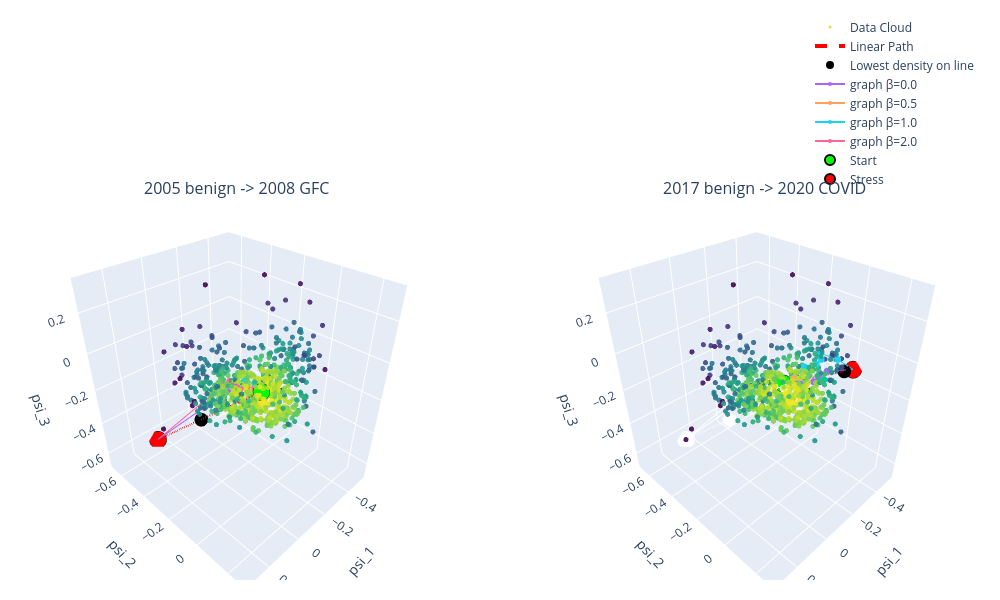

Write notebook code for a chart like this one.
### Markdown cell above
### Reading the result

The dissertation claim is operationalised by two columns: **min_density** (higher is better, the path
stays in historically populated regions) and **max_NNdist_to_cloud** (lower is better, the path stays
near observed data). The linear path should show the lowest min-density and the largest
NN-distance (it cuts through the void); the graph paths, even at beta=0, cannot leave the data
because there are no edges across empty regions, and beta>0 pushes them further into dense regions.


The density function looked wrong in the above plot, the black point in the GFC plot looked to be in a high density region. Plotting all 3 dimensions below reveals that it is actually in a low density area and I now believe that the function is working properly.

<span style="color:red">It is interesting to see that for 2017->2020 COVID, the $\beta=1.5$ path increased the minimum density very slightly but the mean density decreased quite a bit compared to the ordinary graph path. This gives a nice insight into the cost minimisation's priorities. This could be used to explain stuff in the siddertation.

### Code cell
betas = [0.0, 0.5, 1.0, 2.0]

num_pairs = len(pairs)
fig = make_subplots(rows=1, cols=num_pairs, subplot_titles=list(pairs.keys()),
                    specs=[[{'type': 'scene'} for _ in range(num_pairs)]])

for col_idx, (name, (s, e)) in enumerate(pairs.items(), start=1):
    fig.add_trace(go.Scatter3d(x=Psi[:, 0], y=Psi[:, 1], z=Psi[:, 2], mode='markers', 
                               marker=dict(size=3, color=-V, colorscale='Viridis', 
                                           opacity=0.9, showscale=False), name='Data Cloud',
                                             legendgroup=name, showlegend=(col_idx == 1)), row=1, col=col_idx)
    
    lin = np.linspace(Psi[s], Psi[e], 40)
    rho_min, rho_mean, idx_min, nn_dist = lin_interior_min_mean(s, e, h_dens, scale)
    
    fig.add_trace(go.Scatter3d(x=lin[:, 0], y=lin[:, 1], z=lin[:, 2],
                               mode='lines', line=dict(color='red', width=4, dash='dash'),
                               name='Linear Path', legendgroup=name, showlegend=(col_idx == 1)),
                               row=1, col=col_idx)
    
    fig.add_trace(go.Scatter3d(x=[lin[idx_min+1, 0]], y=[lin[idx_min+1, 1]], z=[lin[idx_min+1, 2]], mode='markers', 
                               marker=dict(size=8, color='black'), name='Lowest density on line', legendgroup=name, 
                               showlegend=(col_idx == 1)), row=1, col=col_idx)
    
    for beta in betas:
        p = graph_path(A_dist_sym, beta, V, s, e); P = Psi[p]
        
        fig.add_trace(go.Scatter3d(x=P[:, 0], y=P[:, 1], z=P[:, 2], mode='lines+markers', marker=dict(size=4),
                                   name=f"graph β={beta}", legendgroup=name, showlegend=(col_idx == 1)), row=1, col=col_idx)
        
    fig.add_trace(go.Scatter3d(x=[Psi[s, 0]], y=[Psi[s, 1]], z=[Psi[s, 2]], mode='markers', 
                               marker=dict(size=10, color='lime', line=dict(color='black', width=2)),
                               name='Start', legendgroup=name, showlegend=(col_idx == 1)), row=1, col=col_idx)
    
    fig.add_trace(
        go.Scatter3d(x=[Psi[e, 0]], y=[Psi[e, 1]], z=[Psi[e, 2]], mode='markers',
                     marker=dict(size=10, color='red', line=dict(color='black', width=2)),
                     name='Stress', legendgroup=name, showlegend=(col_idx == 1)), row=1, col=col_idx)

    fig.update_scenes(xaxis_title=r'psi_1', yaxis_title='psi_2', zaxis_title=r'psi_3', row=1, col=col_idx)

fig.update_layout(height=600, width=500 * num_pairs, margin=dict(l=20, r=20, t=40, b=20), 
                  legend=dict(orientation="h", yanchor="bottom", y=1.02, xanchor="right", x=1))

fig.show()

### Figure 1 — Plotly figure (JSON) as saved in the notebook; plotly's stock layout.template omitted (floating-point values rounded to 4 significant figures; data arrays with more than 128 entries replaced by an {"elided": "..."} marker saying what was removed)
{"data": [{"legendgroup": "2005 benign -> 2008 GFC", "marker": {"color": {"elided": "743 float values"}, "colorscale": [[0, "#440154"], [0.1111, "#482878"], [0.2222, "#3e4989"], [0.3333, "#31688e"], [0.4444, "#26828e"], [0.5556, "#1f9e89"], [0.6667, "#35b779"], [0.7778, "#6ece58"], [0.8889, "#b5de2b"], [1, "#fde725"]], "opacity": 0.9, "showscale": false, "size": 3}, "mode": "markers", "name": "Data Cloud", "scene": "scene", "showlegend": true, "type": "scatter3d", "x": {"elided": "743 float values"}, "y": {"elided": "743 float values"}, "z": {"elided": "743 float values"}}, {"legendgroup": "2005 benign -> 2008 GFC", "line": {"color": "red", "dash": "dash", "width": 4}, "mode": "lines", "name": "Linear Path", "scene": "scene", "showlegend": true, "type": "scatter3d", "x": [0.03331, 0.03387, 0.03444, 0.035, 0.03557, 0.03613, 0.03669, 0.03726, 0.03782, 0.03839, 0.03895, 0.03952, 0.04008, 0.04065, 0.04121, 0.04177, 0.04234, 0.0429, 0.04347, 0.04403, 0.0446, 0.04516, 0.04573, 0.04629, 0.04686, 0.04742, 0.04798, 0.04855, 0.04911, 0.04968, 0.05024, 0.05081, 0.05137, 0.05194, 0.0525, 0.05307, 0.05363, 0.05419, 0.05476, 0.05532], "y": [0.07369, 0.05476, 0.03582, 0.01689, -0.002047, -0.02098, -0.03992, -0.05885, -0.07779, -0.09672, -0.1157, -0.1346, -0.1535, -0.1725, -0.1914, -0.2103, -0.2293, -0.2482, -0.2671, -0.2861, -0.305, -0.3239, -0.3429, -0.3618, -0.3808, -0.3997, -0.4186, -0.4376, -0.4565, -0.4754, -0.4944, -0.5133, -0.5322, -0.5512, -0.5701, -0.589, -0.608, -0.6269, -0.6458, -0.6648], "z": [0.02339, 0.005669, -0.01205, -0.02977, -0.04748, -0.0652, -0.08292, -0.1006, -0.1184, -0.1361, -0.1538, -0.1715, -0.1892, -0.2069, -0.2247, -0.2424, -0.2601, -0.2778, -0.2955, -0.3132, -0.331, -0.3487, -0.3664, -0.3841, -0.4018, -0.4195, -0.4373, -0.455, -0.4727, -0.4904, -0.5081, -0.5259, -0.5436, -0.5613, -0.579, -0.5967, -0.6144, -0.6322, -0.6499, -0.6676]}, {"legendgroup": "2005 benign -> 2008 GFC", "marker": {"color": "black", "size": 8}, "mode": "markers", "name": "Lowest density on line", "scene": "scene", "showlegend": true, "type": "scatter3d", "x": [0.04403], "y": [-0.2861], "z": [-0.3132]}, {"legendgroup": "2005 benign -> 2008 GFC", "marker": {"size": 4}, "mode": "lines+markers", "name": "graph β=0.0", "scene": "scene", "showlegend": true, "type": "scatter3d", "x": [0.03331, 0.02209, 0.0462, 0.08276, 0.08813, 0.09391, 0.09871, 0.05532], "y": [0.07369, 0.02893, -0.003844, -0.03374, -0.04344, -0.08286, -0.1634, -0.6648], "z": [0.02339, 0.0363, 0.04291, 0.01966, -0.005121, -0.06437, -0.1288, -0.6676]}, {"legendgroup": "2005 benign -> 2008 GFC", "marker": {"size": 4}, "mode": "lines+markers", "name": "graph β=0.5", "scene": "scene", "showlegend": true, "type": "scatter3d", "x": [0.03331, 0.02209, 0.0462, 0.05204, 0.03027, -0.01491, -0.03968, 0.05532], "y": [0.07369, 0.02893, -0.003844, -0.02145, -0.0674, -0.1516, -0.2161, -0.6648], "z": [0.02339, 0.0363, 0.04291, 0.001426, -0.01474, -0.05841, -0.121, -0.6676]}, {"legendgroup": "2005 benign -> 2008 GFC", "marker": {"size": 4}, "mode": "lines+markers", "name": "graph β=1.0", "scene": "scene", "showlegend": true, "type": "scatter3d", "x": [0.03331, 0.02209, 0.0462, 0.05204, 0.03027, -0.01491, -0.03968, 0.05532], "y": [0.07369, 0.02893, -0.003844, -0.02145, -0.0674, -0.1516, -0.2161, -0.6648], "z": [0.02339, 0.0363, 0.04291, 0.001426, -0.01474, -0.05841, -0.121, -0.6676]}, {"legendgroup": "2005 benign -> 2008 GFC", "marker": {"size": 4}, "mode": "lines+markers", "name": "graph β=2.0", "scene": "scene", "showlegend": true, "type": "scatter3d", "x": [0.03331, 0.03303, 0.05272, 0.05204, 0.03027, -0.01491, -0.03968, 0.05532], "y": [0.07369, 0.041, 0.01513, -0.02145, -0.0674, -0.1516, -0.2161, -0.6648], "z": [0.02339, 0.0238, 0.02773, 0.001426, -0.01474, -0.05841, -0.121, -0.6676]}, {"legendgroup": "2005 benign -> 2008 GFC", "marker": {"color": "lime", "line": {"color": "black", "width": 2}, "size": 10}, "mode": "markers", "name": "Start", "scene": "scene", "showlegend": true, "type": "scatter3d", "x": [0.03331], "y": [0.07369], "z": [0.02339]}, {"legendgroup": "2005 benign -> 2008 GFC", "marker": {"color": "red", "line": {"color": "black", "width": 2}, "size": 10}, "mode": "markers", "name": "Stress", "scene": "scene", "showlegend": true, "type": "scatter3d", "x": [0.05532], "y": [-0.6648], "z": [-0.6676]}, {"legendgroup": "2017 benign -> 2020 COVID", "marker": {"color": {"elided": "743 float values"}, "colorscale": [[0, "#440154"], [0.1111, "#482878"], [0.2222, "#3e4989"], [0.3333, "#31688e"], [0.4444, "#26828e"], [0.5556, "#1f9e89"], [0.6667, "#35b779"], [0.7778, "#6ece58"], [0.8889, "#b5de2b"], [1, "#fde725"]], "opacity": 0.9, "showscale": false, "size": 3}, "mode": "markers", "name": "Data Cloud", "scene": "scene2", "showlegend": false, "type": "scatter3d", "x": {"elided": "743 float values"}, "y": {"elided": "743 float values"}, "z": {"elided": "743 float values"}}, {"legendgroup": "2017 benign -> 2020 COVID", "line": {"color": "red", "dash": "dash", "width": 4}, "mode": "lines", "name": "Linear Path", "scene": "scene2", "showlegend": false, "type": "scatter3d", "x": [0.02209, 0.008298, -0.005494, -0.01929, -0.03308, -0.04687, -0.06066, -0.07446, -0.08825, -0.102, -0.1158, -0.1296, -0.1434, -0.1572, -0.171, -0.1848, -0.1986, -0.2124, -0.2262, -0.24, -0.2538, -0.2675, -0.2813, -0.2951, -0.3089, -0.3227, -0.3365, -0.3503, -0.3641, -0.3779, -0.3917, -0.4055, -0.4193, -0.4331, -0.4468, -0.4606, -0.4744, -0.4882, -0.502, -0.5158], "y": [0.02893, 0.02819, 0.02745, 0.0267, 0.02596, 0.02522, 0.02448, 0.02373, 0.02299, 0.02225, 0.0215, 0.02076, 0.02002, 0.01927, 0.01853, 0.01779, 0.01705, 0.0163, 0.01556, 0.01482, 0.01407, 0.01333, 0.01259, 0.01184, 0.0111, 0.01036, 0.009615, 0.008872, 0.008128, 0.007385, 0.006642, 0.005899, 0.005156, 0.004413, 0.00367, 0.002927, 0.002184, 0.001441, 0.000698, -4.502e-05], "z": [0.0363, 0.03135, 0.0264, 0.02145, 0.0165, 0.01155, 0.0066, 0.001649, -0.003302, -0.008253, -0.0132, -0.01815, -0.02311, -0.02806, -0.03301, -0.03796, -0.04291, -0.04786, -0.05281, -0.05776, -0.06271, -0.06766, -0.07261, -0.07756, -0.08252, -0.08747, -0.09242, -0.09737, -0.1023, -0.1073, -0.1122, -0.1172, -0.1221, -0.1271, -0.132, -0.137, -0.1419, -0.1469, -0.1518, -0.1568]}, {"legendgroup": "2017 benign -> 2020 COVID", "marker": {"color": "black", "size": 8}, "mode": "markers", "name": "Lowest density on line", "scene": "scene2", "showlegend": false, "type": "scatter3d", "x": [-0.4331], "y": [0.004413], "z": [-0.1271]}, {"legendgroup": "2017 benign -> 2020 COVID", "marker": {"size": 4}, "mode": "lines+markers", "name": "graph β=0.0", "scene": "scene2", "showlegend": false, "type": "scatter3d", "x": [0.02209, -0.003393, -0.05148, -0.07277, -0.1172, -0.1927, -0.2617, -0.5158], "y": [0.02893, 0.02488, 0.02736, 0.04282, 0.07199, 0.06747, 0.02926, -4.502e-05], "z": [0.0363, 0.01519, 0.005651, -0.006739, -0.002591, -0.03047, -0.03716, -0.1568]}, {"legendgroup": "2017 benign -> 2020 COVID", "marker": {"size": 4}, "mode": "lines+markers", "name": "graph β=0.5", "scene": "scene2", "showlegend": false, "type": "scatter3d", "x": [0.02209, -0.003393, -0.05148, -0.07277, -0.1172, -0.2079, -0.2617, -0.5158], "y": [0.02893, 0.02488, 0.02736, 0.04282, 0.07199, 0.02933, 0.02926, -4.502e-05], "z": [0.0363, 0.01519, 0.005651, -0.006739, -0.002591, -0.02994, -0.03716, -0.1568]}, {"legendgroup": "2017 benign -> 2020 COVID", "marker": {"size": 4}, "mode": "lines+markers", "name": "graph β=1.0", "scene": "scene2", "showlegend": false, "type": "scatter3d", "x": [0.02209, -0.01473, -0.03985, -0.1044, -0.1913, -0.2559, -0.287, -0.3405, -0.5158], "y": [0.02893, 0.05071, 0.03471, 0.03035, 0.02249, -0.002671, -0.03766, 0.02488, -4.502e-05], "z": [0.0363, 0.05176, 0.03295, 0.05588, 0.02703, 0.01208, 0.01613, -0.01346, -0.1568]}, {"legendgroup": "2017 benign -> 2020 COVID", "marker": {"size": 4}, "mode": "lines+markers", "name": "graph β=2.0", "scene": "scene2", "showlegend": false, "type": "scatter3d", "x": [0.02209, -0.003393, -0.03985, -0.1044, -0.1913, -0.2559, -0.287, -0.3405, -0.5158], "y": [0.02893, 0.02488, 0.03471, 0.03035, 0.02249, -0.002671, -0.03766, 0.02488, -4.502e-05], "z": [0.0363, 0.01519, 0.03295, 0.05588, 0.02703, 0.01208, 0.01613, -0.01346, -0.1568]}, {"legendgroup": "2017 benign -> 2020 COVID", "marker": {"color": "lime", "line": {"color": "black", "width": 2}, "size": 10}, "mode": "markers", "name": "Start", "scene": "scene2", "showlegend": false, "type": "scatter3d", "x": [0.02209], "y": [0.02893], "z": [0.0363]}, {"legendgroup": "2017 benign -> 2020 COVID", "marker": {"color": "red", "line": {"color": "black", "width": 2}, "size": 10}, "mode": "markers", "name": "Stress", "scene": "scene2", "showlegend": false, "type": "scatter3d", "x": [-0.5158], "y": [-4.502e-05], "z": [-0.1568]}], "layout": {"annotations": [{"font": {"size": 16}, "showarrow": false, "text": "2005 benign -> 2008 GFC", "x": 0.225, "xanchor": "center", "xref": "paper", "y": 1, "yanchor": "bottom", "yref": "paper"}, {"font": {"size": 16}, "showarrow": false, "text": "2017 benign -> 2020 COVID", "x": 0.775, "xanchor": "center", "xref": "paper", "y": 1, "yanchor": "bottom", "yref": "paper"}], "height": 600, "legend": {"orientation": "h", "x": 1, "xanchor": "right", "y": 1.02, "yanchor": "bottom"}, "margin": {"b": 20, "l": 20, "r": 20, "t": 40}, "scene": {"domain": {"x": [0, 0.45], "y": [0, 1]}, "xaxis": {"title": {"text": "psi_1"}}, "yaxis": {"title": {"text": "psi_2"}}, "zaxis": {"title": {"text": "psi_3"}}}, "scene2": {"domain": {"x": [0.55, 1], "y": [0, 1]}, "xaxis": {"title": {"text": "psi_1"}}, "yaxis": {"title": {"text": "psi_2"}}, "zaxis": {"title": {"text": "psi_3"}}}, "width": 1000}}
